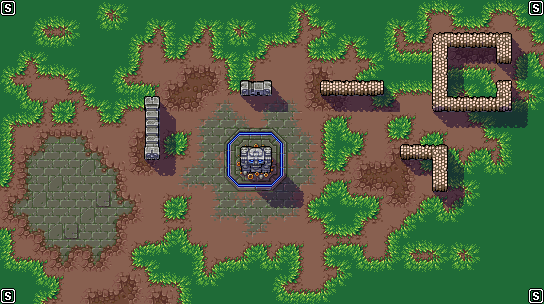

A 2D game scene composited from a Tiled map and its tileset images. What follows is a short description and the map's XML, with each tile layer's data collapsed to a summary:
An orthogonal 34x19 tile map with 16x16 px tiles, 3 tile layers (Ground, Shadows, Objects).

<map version="1.2" tiledversion="1.2.4" orientation="orthogonal" renderorder="right-down" width="34" height="19" tilewidth="16" tileheight="16" infinite="0" nextlayerid="12" nextobjectid="13">
 <tileset firstgid="1" source="TileSet_Main.tsx" />
 <layer id="2" name="Ground" width="34" height="19">
  <data>[646 cells, 646 non-empty, 53 distinct tile ids]</data>
 </layer>
 <layer id="5" name="Shadows" width="34" height="19" opacity="0.5">
  <data>[646 cells, 44 non-empty, 8 distinct tile ids]</data>
 </layer>
 <layer id="3" name="Objects" width="34" height="19">
  <data>[646 cells, 50 non-empty, 32 distinct tile ids]</data>
 </layer>
</map>
